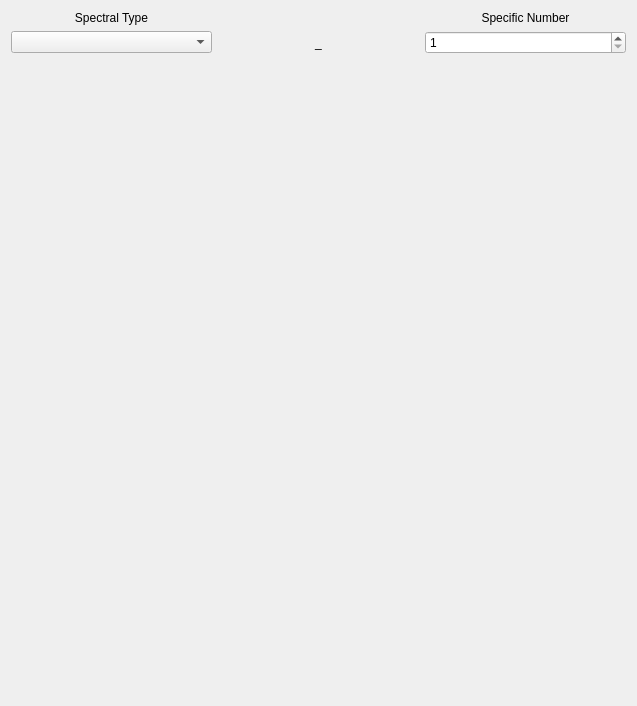
<?xml version="1.0" encoding="UTF-8"?>
<ui version="4.0">
 <class>EditID</class>
 <widget class="QWidget" name="EditID">
  <property name="geometry">
   <rect>
    <x>0</x>
    <y>0</y>
    <width>636</width>
    <height>706</height>
   </rect>
  </property>
  <property name="windowTitle">
   <string>EditID</string>
  </property>
  <layout class="QGridLayout" name="gridLayout_2">
   <item row="1" column="0" colspan="2">
    <spacer name="verticalSpacer">
     <property name="orientation">
      <enum>Qt::Orientation::Vertical</enum>
     </property>
     <property name="sizeHint" stdset="0">
      <size>
       <width>615</width>
       <height>549</height>
      </size>
     </property>
    </spacer>
   </item>
   <item row="0" column="0" colspan="2">
    <layout class="QGridLayout" name="gLayID">
     <item row="0" column="2">
      <widget class="QLabel" name="labelSpecificNumber">
       <property name="text">
        <string>Specific Number</string>
       </property>
       <property name="alignment">
        <set>Qt::AlignmentFlag::AlignCenter</set>
       </property>
      </widget>
     </item>
     <item row="1" column="1">
      <widget class="QLabel" name="label_delimiter">
       <property name="text">
        <string>_</string>
       </property>
       <property name="alignment">
        <set>Qt::AlignmentFlag::AlignCenter</set>
       </property>
      </widget>
     </item>
     <item row="1" column="2">
      <widget class="QSpinBox" name="spinBoxSpecificNumber">
       <property name="minimum">
        <number>1</number>
       </property>
       <property name="maximum">
        <number>9999</number>
       </property>
      </widget>
     </item>
     <item row="1" column="0">
      <widget class="QComboBox" name="comboBoxSpectralType"/>
     </item>
     <item row="0" column="0">
      <widget class="QLabel" name="labelSpectralType">
       <property name="text">
        <string>Spectral Type</string>
       </property>
       <property name="alignment">
        <set>Qt::AlignmentFlag::AlignCenter</set>
       </property>
      </widget>
     </item>
    </layout>
   </item>
  </layout>
 </widget>
 <tabstops>
  <tabstop>comboBoxSpectralType</tabstop>
  <tabstop>spinBoxSpecificNumber</tabstop>
 </tabstops>
 <resources/>
 <connections/>
</ui>
